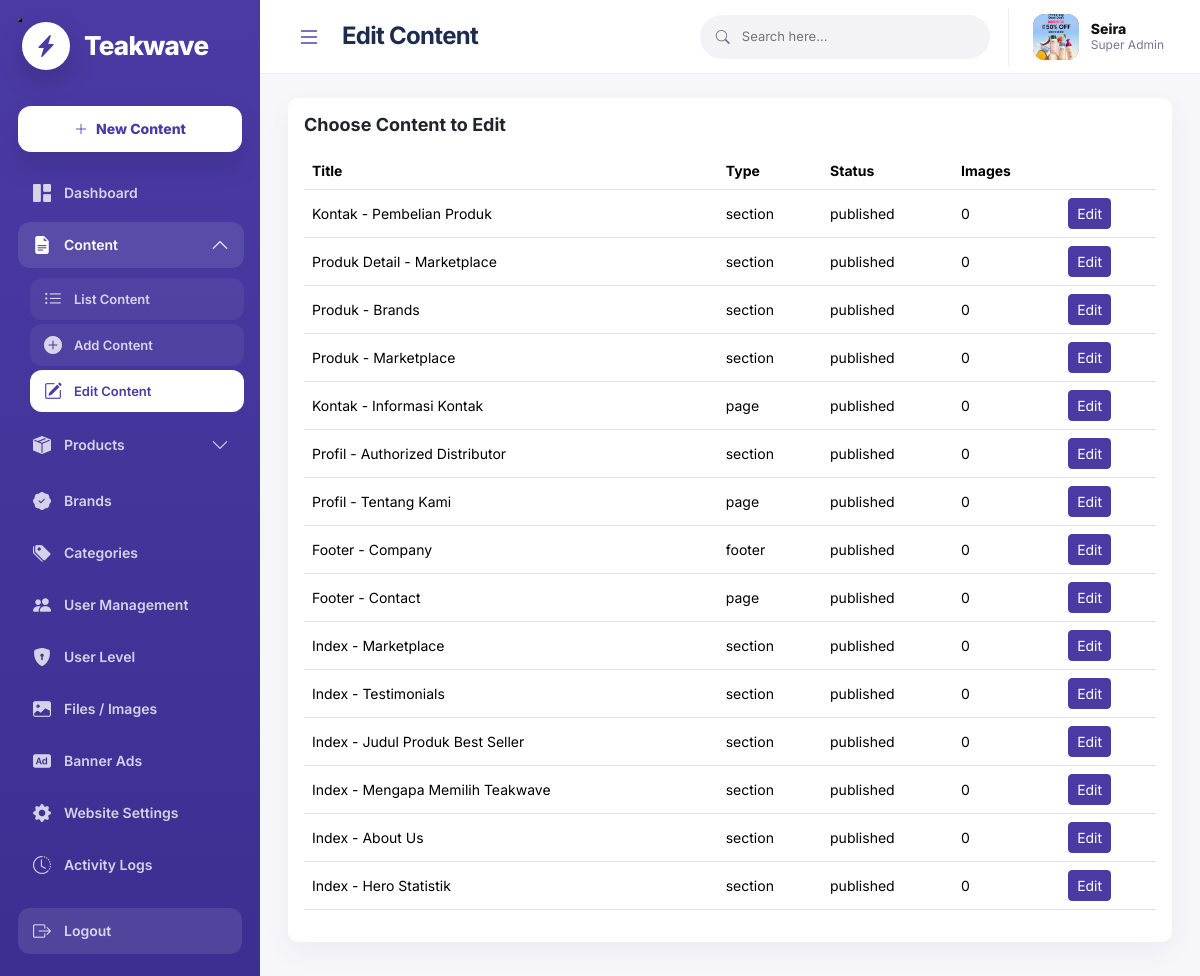
Page /utakatik/content-edit.php (signed in) on the committed database.
### tables this page shows
CREATE TABLE `website_settings` (
  `id` int(11) NOT NULL,
  `setting_key` varchar(120) NOT NULL,
  `setting_value` text DEFAULT NULL,
  `setting_type` varchar(50) DEFAULT 'text',
  `created_at` timestamp NOT NULL DEFAULT current_timestamp(),
  `updated_at` timestamp NULL DEFAULT NULL
);

CREATE TABLE `contents` (
  `id` int(11) NOT NULL,
  `title` varchar(200) NOT NULL,
  `slug` varchar(220) NOT NULL,
  `type` varchar(80) DEFAULT 'page',
  `body` text DEFAULT NULL,
  `status` enum('draft','published') DEFAULT 'draft',
  `created_at` timestamp NOT NULL DEFAULT current_timestamp()
);

### utakatik/includes/functions.php (called while the page is built, shortened)
<?php
function e($value) {
    return htmlspecialchars($value ?? '', ENT_QUOTES, 'UTF-8');
}
function get_website_setting($key, $default = '') {
    global $pdo;
    try {
        $stmt = $pdo->prepare("SELECT setting_value FROM website_settings WHERE setting_key = ? LIMIT 1");
        $stmt->execute([$key]);
        $value = $stmt->fetchColumn();
        return $value !== false && $value !== null ? $value : $default;
    } catch (Throwable $e) {
        return $default;
    }
}
function is_super_admin() {
    return (($_SESSION['user']['role_id'] ?? null) == 1) || strtolower($_SESSION['user']['role_name'] ?? '') === 'super admin';
}
function has_permission($page_key) {
    global $pdo;
    if (!$page_key || is_super_admin()) return true;
    $role_id = $_SESSION['user']['role_id'] ?? null;
    $stmt = $pdo->prepare("SELECT COUNT(*) FROM role_permissions WHERE role_id = ? AND page_key = ?");
    $stmt->execute([$role_id, $page_key]);
    return $stmt->fetchColumn() > 0;
}
?>

### utakatik/content-edit.php (the view, shortened to what this page needs)
<?php
require_once 'auth/check.php';
if (empty($_GET['id']) && $_SERVER['REQUEST_METHOD'] !== 'POST') {
    $items = $pdo->query("SELECT contents.*,
        (SELECT COUNT(*) FROM content_images WHERE content_images.content_id = contents.id) AS image_count
        FROM contents
        ORDER BY id DESC")->fetchAll();
    include 'includes/header.php';
    include 'includes/sidebar.php';
    ?>
    <main class="main-content">
    <?php include 'includes/topbar.php'; ?>
    <div class="card soft-card">
        <div class="card-body">
            <h5 class="fw-bold mb-3">Choose Content to Edit</h5>
            <div class="table-responsive">
                <table class="table align-middle">
                    <thead>
                        <tr>
                            <th>Title</th>
                            <th>Type</th>
                            <th>Status</th>
                            <th>Images</th>
                            <th></th>
                        </tr>
                    </thead>
                    <tbody>
                        <?php foreach($items as $item): ?>
                        <tr>
                            <td><?php echo e($item['title']); ?></td>
                            <td><?php echo e($item['type']); ?></td>
                            <td><?php echo e($item['status']); ?></td>
                            <td><?php echo e($item['image_count']); ?></td>
                            <td><a href="content-edit.php?id=<?php echo e($item['id']); ?>" class="btn btn-sm btn-primary">Edit</a></td>
                        </tr>
                        <?php endforeach; ?>
                    </tbody>
                </table>
            </div>
        </div>
    </div>
    </main>
    <?php include 'includes/footer.php'; ?>
    <?php exit;
}
include 'includes/header.php';
include 'includes/sidebar.php';
?>
<?php include 'includes/topbar.php'; ?>
<?php include 'includes/footer.php'; ?>

### utakatik/includes/sidebar.php (shortened to what this page needs)
<aside class="sidebar">
    <button class="sidebar-mobile-close d-lg-none" type="button" aria-label="Close sidebar">
        <i class="bi bi-x-lg"></i>
    </button>
    <a href="index.php" class="sidebar-brand">
        <span class="sidebar-brand-logo">
            <i class="bi bi-lightning-charge-fill"></i>
        </span>
        <span class="sidebar-brand-text">
            <?php echo e(function_exists('get_website_setting') ? get_website_setting('site_name', 'Digitaria') : 'Digitaria'); ?>
        </span>
    </a>
    <a href="content-add.php" class="new-project-btn">
        <i class="bi bi-plus-lg"></i>
        <span>New Content</span>
    </a>
    <nav class="side-menu">
        <?php if(has_permission('dashboard')): ?>
        <a href="index.php" class="<?php echo basename($_SERVER['PHP_SELF']) === 'index.php' ? 'active' : ''; ?>">
            <i class="bi bi-grid-1x2-fill"></i> Dashboard
        </a>
        <?php endif; ?>
        <?php if(has_permission('contents-list') || has_permission('contents-add') || has_permission('contents-edit')): ?>
        <div class="menu-group <?php echo in_array(basename($_SERVER['PHP_SELF']), ['contents.php','content-add.php','content-edit.php']) ? 'open' : ''; ?>">
            <button class="menu-parent" type="button">
                <span><i class="bi bi-file-earmark-text-fill"></i> Content</span>
                <i class="bi bi-chevron-down"></i>
            </button>
            <div class="submenu">
                <?php if(has_permission('contents-list')): ?>
                <a href="contents.php" class="<?php echo basename($_SERVER['PHP_SELF']) === 'contents.php' ? 'active' : ''; ?>">
                    <i class="bi bi-list-ul"></i> List Content
                </a>
                <?php endif; ?>
                <?php if(has_permission('contents-add')): ?>
                <a href="content-add.php" class="<?php echo basename($_SERVER['PHP_SELF']) === 'content-add.php' ? 'active' : ''; ?>">
                    <i class="bi bi-plus-circle-fill"></i> Add Content
                </a>
                <?php endif; ?>
                <?php if(has_permission('contents-edit')): ?>
                <a href="content-edit.php" class="<?php echo basename($_SERVER['PHP_SELF']) === 'content-edit.php' ? 'active' : ''; ?>">
                    <i class="bi bi-pencil-square"></i> Edit Content
                </a>
                <?php endif; ?>
            </div>
        </div>
        <?php endif; ?>
        <?php if(has_permission('products-list') || has_permission('products-add') || has_permission('products-edit')): ?>
        <div class="menu-group <?php echo in_array(basename($_SERVER['PHP_SELF']), ['products.php','product-add.php','product-edit.php']) ? 'open' : ''; ?>">
            <button class="menu-parent" type="button">
                <span><i class="bi bi-box-seam-fill"></i> Products</span>
                <i class="bi bi-chevron-down"></i>
            </button>
        </div>
        <?php endif; ?>
        <?php if(has_permission('brands')): ?>
        <a href="brands.php" class="<?php echo basename($_SERVER['PHP_SELF']) === 'brands.php' ? 'active' : ''; ?>">
            <i class="bi bi-patch-check-fill"></i> Brands
        </a>
        <?php endif; ?>
        <?php if(has_permission('categories')): ?>
        <a href="categories.php" class="<?php echo basename($_SERVER['PHP_SELF']) === 'categories.php' ? 'active' : ''; ?>">
            <i class="bi bi-tags-fill"></i> Categories
        </a>
        <?php endif; ?>
        <?php if(has_permission('users')): ?>
        <a href="users.php" class="<?php echo basename($_SERVER['PHP_SELF']) === 'users.php' ? 'active' : ''; ?>">
            <i class="bi bi-people-fill"></i> User Management
        </a>
        <?php endif; ?>
        <?php if(has_permission('roles')): ?>
        <a href="roles.php" class="<?php echo basename($_SERVER['PHP_SELF']) === 'roles.php' ? 'active' : ''; ?>">
            <i class="bi bi-shield-lock-fill"></i> User Level
        </a>
        <?php endif; ?>
        <?php if(has_permission('files')): ?>
        <a href="files.php" class="<?php echo basename($_SERVER['PHP_SELF']) === 'files.php' ? 'active' : ''; ?>">
            <i class="bi bi-image-fill"></i> Files / Images
        </a>
        <?php endif; ?>
        <?php if(has_permission('banners')): ?>
        <a href="banners.php" class="<?php echo basename($_SERVER['PHP_SELF']) === 'banners.php' ? 'active' : ''; ?>">
            <i class="bi bi-badge-ad-fill"></i> Banner Ads
        </a>
        <?php endif; ?>
        <?php if(has_permission('website-settings')): ?>
        <a href="website-settings.php" class="<?php echo basename($_SERVER['PHP_SELF']) === 'website-settings.php' ? 'active' : ''; ?>">
            <i class="bi bi-gear-fill"></i> Website Settings
        </a>
        <?php endif; ?>
        <?php if(has_permission('logs')): ?>
        <a href="logs.php" class="<?php echo basename($_SERVER['PHP_SELF']) === 'logs.php' ? 'active' : ''; ?>">
            <i class="bi bi-clock-history"></i> Activity Logs
        </a>
        <?php endif; ?>
    </nav>
    <a href="logout.php" class="logout-btn"><i class="bi bi-box-arrow-right"></i> Logout</a>
</aside>

### rows in the picture
website_settings: setting_value "Teakwave"
contents: title "Kontak - Pembelian Produk", type "section", status "published", image_count "0"
contents: title "Produk Detail - Marketplace", type "section", status "published", image_count "0"
contents: title "Produk - Brands", type "section", status "published", image_count "0"
contents: title "Produk - Marketplace", type "section", status "published", image_count "0"
contents: title "Kontak - Informasi Kontak", type "page", status "published", image_count "0"
contents: title "Profil - Authorized Distributor", type "section", status "published", image_count "0"
contents: title "Profil - Tentang Kami", type "page", status "published", image_count "0"
contents: title "Footer - Company", type "footer", status "published", image_count "0"
contents: title "Footer - Contact", type "page", status "published", image_count "0"
contents: title "Index - Marketplace", type "section", status "published", image_count "0"
contents: title "Index - Testimonials", type "section", status "published", image_count "0"
contents: title "Index - Judul Produk Best Seller", type "section", status "published", image_count "0"
contents: title "Index - Mengapa Memilih Teakwave", type "section", status "published", image_count "0"
contents: title "Index - About Us", type "section", status "published", image_count "0"
contents: title "Index - Hero Statistik", type "section", status "published", image_count "0"

### other values in the picture
$page_title "Edit Content"
current_user_name() "Seira"
current_user_role() "Super Admin"
